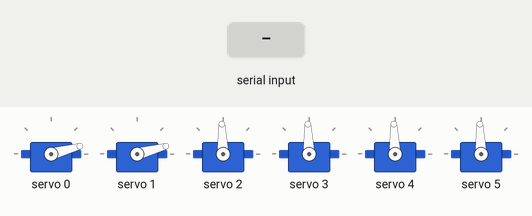
This sketch was run on a simulated Arduino Uno, built with avr-gcc and run on an emulated ATmega328P. On the bench: 6 × servo. The test bench sets the inputs (shaded band).

Above: at 1.2 s.
1.3 s: "a" received over Serial
At 1.8 s:
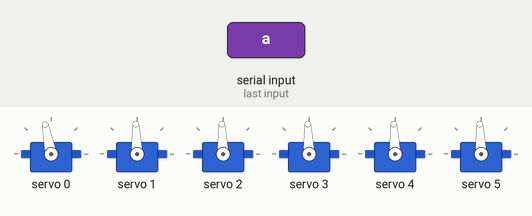
4.3 s: "b" received over Serial
At 6.4 s:
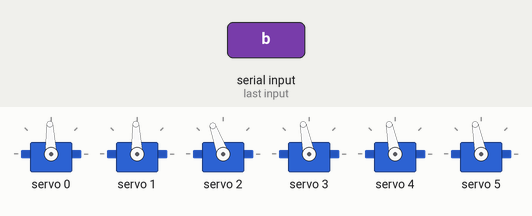
6.8 s: "a" received over Serial
At 9.6 s:
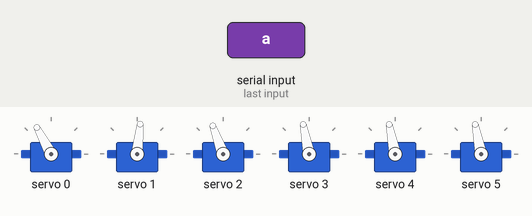
9.8 s: "1" received over Serial
At 10.9 s:
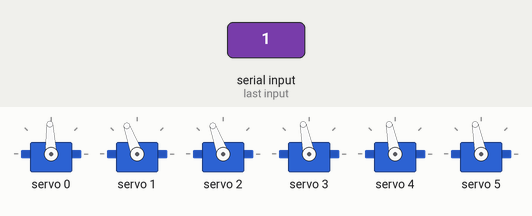
Timing chart, 0 to 12.3 s (numbered marks = the images above; inputs shaded):
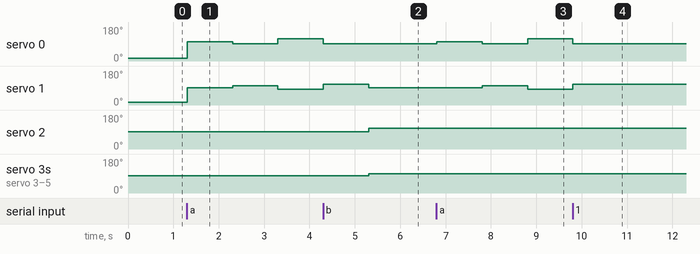

The sketch:

prueba_servo.ino
```cpp
#include <Wire.h>
#include <Adafruit_PWMServoDriver.h>

Adafruit_PWMServoDriver servos = Adafruit_PWMServoDriver(0x40);

unsigned int pos0=172; // ancho de pulso en cuentas para pocicion 0°
unsigned int pos180=565; // ancho de pulso en cuentas para la pocicion 180°
char c;
int vel=1000;
void setup() {
  servos.begin();
  Serial.begin(9600);
  servos.setPWMFreq(60); //Frecuecia PWM de 60Hz o T=16,66ms
  //abrir y adelante +
//rodillas
    setServo(0,0);
    setServo(1,0);
//talon
    setServo(2,90);
    setServo(3,90);
//muslo
    setServo(4,90); //pierna sagital 1  | 180 +
    setServo(5,90);

}

void setServo(uint8_t n_servo, int angulo) {
  int duty;
  duty=map(angulo,0,180,pos0, pos180);
  servos.setPWM(n_servo, 0, duty);
}

void loop() {
  if(Serial.available())
  {
    //c = Serial.parseInt();
    c= Serial.read();
    //Serial.println(c);

//    if(c!=0){
//      setServo(4,c);
//    }
  }
  if(c=='a'){
    avanzar();
  }
  if(c=='b'){
    detener();
  }
}
void avanzar(){
//step 1
    setServo(0,100); //rodilla 1 | 0 + flexionado
    setServo(1,90); //pierna sagital 1  | 180 +

    //setServo(6,60); //rodilla 2 | 180 + flexionado
    //setServo(7,110); //pierna sagital 2  | 0 +
delay(vel);
//step 2
    setServo(0,90); //rodilla 1 | 0 + recta
    setServo(1,100); //pierna sagital 1  | 180 +

    //setServo(6,60); //rodilla 2 | 180 + flexionado
    //setServo(7,90); //pierna sagital 2  | 0 +
delay(vel);
//step 3
    setServo(0,120); //rodilla 1 | 0 + flexionado
    setServo(1,80); //pierna sagital 1  | 180 +

    //setServo(6,60); //rodilla 2 | 180 + flexionado
    //setServo(7,70); //pierna sagital 2  | 0 +
delay(vel);
//step 4
    setServo(0,90); //rodilla 1 | 0 + flexionado
    setServo(1,110); //pierna sagital 1  | 180 +

    //setServo(6,90); //rodilla 2 | 180 + recto
    //setServo(7,90); //pierna sagital 2  | 0 +
delay(vel);
}
void detener(){
    setServo(0,90); //rodilla 1 | 0 +
    setServo(1,90); //pierna sagital 1  | 180 +
    setServo(2,110); //pierna frontal 1 | 180 +
    setServo(3,100); //hombro frontal 1 | 180 +
    setServo(4,100); //hombro sagital 1 | 180 +
    setServo(5,100); //codo 1 | 180 +

    //setServo(6,90); //rodilla 2 | 180 +
    //setServo(7,90); //pierna sagital 2  | 0 +
    //setServo(8,100);//pierna frontal 2 | 0 +
    //setServo(9,100); //hombro frontal 2 | 0 +
    //setServo(10,90); //hombro sagital 2 | 0 +
    //setServo(11,100); //codo 2 | 0 +
}
```

Measured:
- after the input at 1.3 s, servo 0: 15° → 101° at once, → 92° 1.0 s later, → 118° 1.0 s later; servo 1: 15° → 92° at once, → 101° 1.0 s later, → 84° 1.0 s later
- after the input at 4.3 s, servo 0: goes on until 4.3 s, then stays 92°; servo 1: goes on until 5.3 s, then stays 92°; servo 2: 92° → 110° after 1.0 s; servo 3–5: 92° → 101° after 1.0 s
- after the input at 6.8 s, servo 0: 92° → 101° at once, → 92° 1.0 s later, → 118° 1.0 s later; servo 1: 92° → 101° after 1.0 s, → 84° 1.0 s later
- after the input at 9.8 s, servo 0: goes on until 9.8 s, then stays 92°; servo 1: goes on until 9.8 s, then stays 110°
